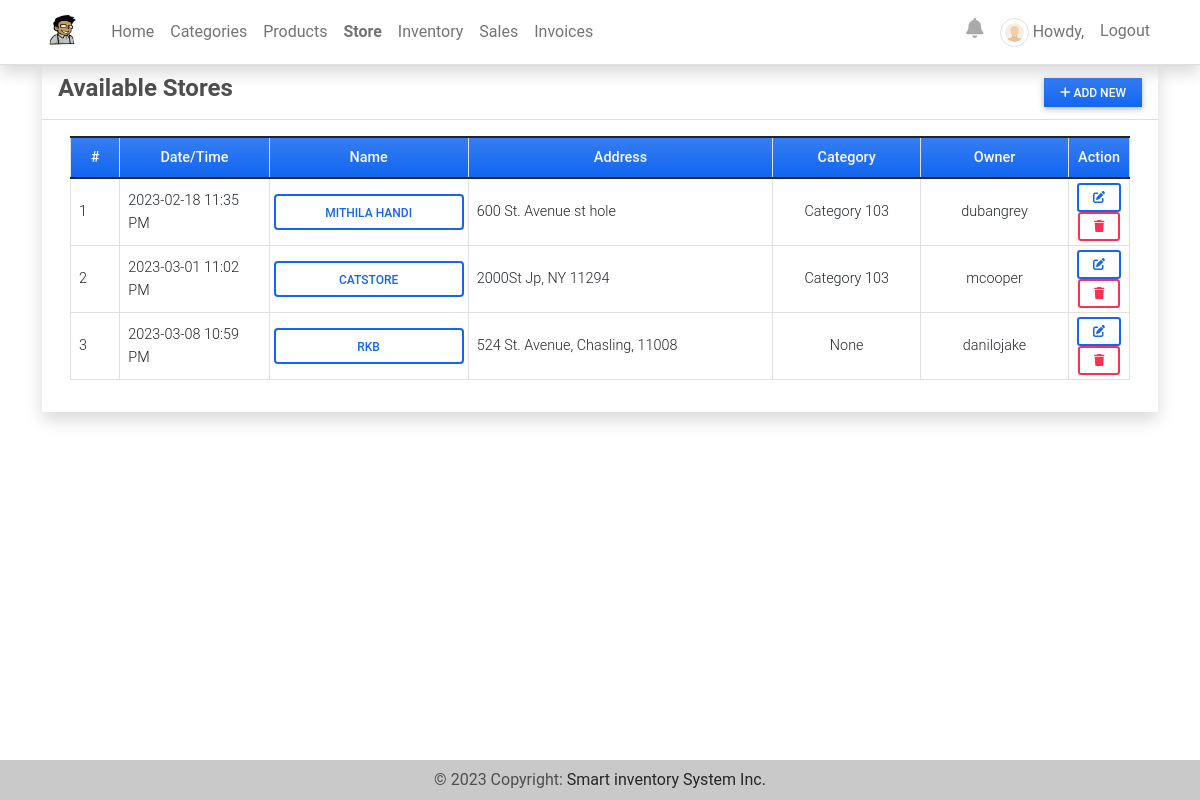
Page /store (signed in) on the earlier database version.
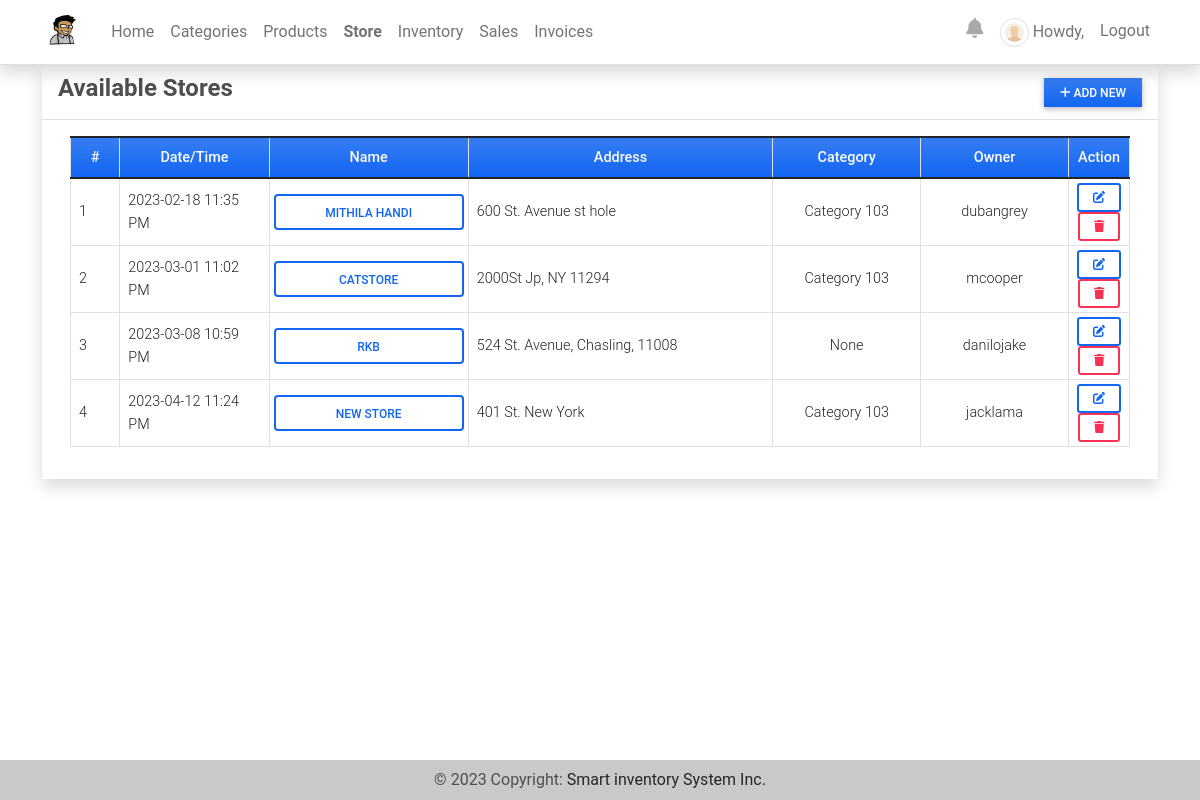
Same page on the later database version.
### imsApp/models.py (models this page shows, shortened)
class Store(models.Model):
    name = models.CharField(max_length=250)
    address = models.TextField()
    category = models.ForeignKey(Category,on_delete=models.SET_NULL, null=True)
    products = models.ManyToManyField(Product, through='StoreProduct')
    date_created = models.DateTimeField(default=timezone.now)
    date_updated = models.DateTimeField(auto_now=True)
    owner = models.OneToOneField(User, default=1,on_delete=models.CASCADE ,blank=True, null=True)

class Category(models.Model):
    name = models.CharField(max_length=250)
    description = models.TextField()
    status = models.CharField(max_length=2, choices=(('1','Active'),('2','Inactive')), default=1)
    date_created = models.DateTimeField(default=timezone.now)
    date_updated = models.DateTimeField(auto_now=True)
    def __str__(self):
        return self.name

### imsApp/views.py (the view)
# urls.py: path('store',views.store_mgt,name='store-page'),
@login_required
def store_mgt(request):
    context['page_title'] = "Store"
    stores = Store.objects.all()
    context['stores'] = stores
    return render(request, 'store_mgt.html', context)

### imsApp/templates/store_mgt.html (shortened to what this page needs)
{% extends 'base.html' %} {% block pageContent %}
<div class="col-lg-12 col-md-12 col-sm-12 col-xs-12">
    <div class="card card-default rounded-0 shadow ">
        <div class="card-header">
            <div class="d-flex w-100 align-items-center justify-content-between">
                <h4 class="card-title fw-bold">Available Stores</h4>
                <div class="tools">
                    <button type="button" class="btn btn-primary rounded-0 bg-gradient btn-sm" id='add_new'><i class="fa fa-plus"></i> Add New</button>
                </div>
            </div>
        </div>
        <div class="card-body">
            <div class="container-fluid">
                <table class="table table-bordered" id="category-list">
                    <colgroup>
                        <col width="5%">
                        <col width="15%">
                        <col width="20%">
                        <col width="30%">
                        <col width="15%">
                        <col width="15%">
                    </colgroup>
                    <thead>
                        <tr class="bg-gradient bg-primary bg-opacity-50 text-light">
                            <th class="px-2 py-2 text-center">#</th>
                            <th class="px-2 py-2 text-center">Date/Time</th>
                            <th class="px-2 py-2 text-center">Name</th>
                            <th class="px-2 py-2 text-center">Address</th>
                            <th class="px-2 py-2 text-center">Category</th>
                            <th class="px-2 py-2 text-center">Owner</th>
                            <th class="px-2 py-2 text-center">Action</th>
                        </tr>
                    </thead>
                    <tbody>
                        {% for store in stores %}
                        <tr>
                            <td class="px-2 py-1 align-middle">{{ forloop.counter }}</td>
                            <td class="px-2 py-1 align-middle">{{ store.date_created|date:"Y-m-d h:i A" }}</td>
                            <td class="px-1 py-1 align-middle"><a class="btn btn-outline-primary w-100" href="{% url 'store-detail' store.id %}">{{ store.name }}</a></td>
                            <td class="px-2 py-1 align-middle">
                                <p class="m-0 text-truncate">{{ store.address }}</p>
                            </td>
                            <td class="px-1 py-1 align-middle text-center">
                                {{ store.category }}
                            </td>
                            <td class="px-1 py-1 align-middle text-center">
                                {{ store.owner }}
                            </td>
                            <td class="px-2 py-1 align-middle text-center">
                                <a class="btn btn-outline-primary btn-sm edit-data" href="javascript:void(0)" data-id="{{ store.pk }}" title="Edit">
                                    <i class="fa fa-edit"></i>
                                </a>
                                <button class="btn btn-outline-danger btn-sm delete-data" type="button" data-id="{{ store.pk }}" title="Delete">
                                    <i class="fa fa-trash"></i>
                                </button>
                            </td>
                        </tr>
                        {% endfor %}
                    </tbody>
                </table>
            </div>
        </div>
    </div>
</div>
{% endblock pageContent %}

### imsApp/templates/base.html (shortened to what this page needs)
{% load static %}
<!DOCTYPE html>
<html lang="en">
<head>
    <link rel="stylesheet" href="{% static 'assets/font-awesome/css/all.min.css' %}">
    <link rel="stylesheet" href="{% static 'assets/bootstrap/css/bootstrap.min.css' %}">
    <link rel="stylesheet" href="{% static 'assets/select2/dist/css/select2.min.css' %}">
    <link rel="stylesheet" href="{% static 'assets/mdb-blogtemplate/css/mdb.min.css' %}" />
    <link rel="stylesheet" href="{% static 'assets/DataTables/datatables.min.css' %}" />
    <link rel="stylesheet" href="{% static 'assets/default/css/style.css' %}">
    <link rel="stylesheet" href="https://cdnjs.cloudflare.com/ajax/libs/viewerjs/1.11.2/viewer.css" />
</head>
<body class="">
    {% block TopNavigation %} {% include "TopNavigation.html" %} {% endblock TopNavigation %}
    <main>
        <div class="container mb-5">
             {% block pageContent %} {% endblock pageContent %}
        </div>
    </main>
    <footer class="bg-light mt-2 text-lg-start">
        <div class="text-center p-3" style="background-color: rgba(0, 0, 0, 0.2);">
            © {% now 'Y' %} Copyright:
            <a class="text-dark" href="." target="_blank">Smart inventory System Inc.</a>
        </div>
    </footer>
</body>
</html>

### imsApp/templates/topNavigation.html (shortened to what this page needs)
{% load static %}
{% load notifications_tags %}
<header>
    <nav class="navbar navbar-expand-lg navbar-light bg-white fixed-top shadow border-bottom">
        <div class="container">
            <a class="navbar-brand" target="_blank" href="{% url 'home-page' %}">
                <img src="{{ MEDIA_URL }}/default/smartInv.jpg" height="16" alt="{{ MEDIA_URL }}" loading="lazy" style="margin-top: -3px;" />
            </a>
            <div class="collapse navbar-collapse" id="navbarExample01">
                <ul class="navbar-nav me-auto mb-2 mb-lg-0" id="topNav">
                    {% if user.id and user.is_superuser %}
                    <li class="nav-item">
                        <a class="nav-link" aria-current="page" href="{% url 'home-page' %}">Home</a>
                    </li>
                    <li class="nav-item">
                        <a class="nav-link" aria-current="page" href="{% url 'category-page' %}">Categories</a>
                    </li>
                    <li class="nav-item">
                        <a class="nav-link" aria-current="page" href="{% url 'product-page' %}">Products</a>
                    </li>
                    <li class="nav-item">
                        <a class="nav-link" aria-current="page" href="{% url 'store-page' %}">Store</a>
                    </li>
                    <li class="nav-item">
                        <a class="nav-link" aria-current="page" href="{% url 'inventory-page' %}">Inventory</a>
                    </li>
                    <li class="nav-item">
                        <a class="nav-link" aria-current="page" href="{% url 'sales-page' %}">Sales</a>
                    </li>
                    <li class="nav-item">
                        <a class="nav-link" aria-current="page" href="{% url 'invoice-page' %}">Invoices</a>
                    </li>
                    {% elif unassigned %}
                    <li class="home">
                        <a class="nav-link" aria-current="page" href="{% url 'home-page' %}">Home</a>
                    </li>
                    {% endif %}
                </ul>
                <ul class="navbar-nav d-flex flex-row">
                    {% if user.id %} {% if user.profile.user_type == 1 %} {% endif %}
                    <li class="nav-item me-3 me-lg-0">
                        <div class="nav-link">
                            <div class="dropdown">
                                <span>
                                    <a href="{% url 'my-notification' %}" style="color:darkgrey"><i class="fa fa-bell" style="font-size:20px"></i></a>
                                </span>
                            </div>
                        </div>
                    </li>
                    <li class="nav-item me-3 me-lg-0">
                        <a class="nav-link" href="{% url 'profile' %}">
                            <span class="me-1"><img src="{{ MEDIA_URL }}/default/default-avatar.png" alt="User Avatar" id="user-avatar" class="img-thumbnail rounded-circle"></span>Howdy, {{ user.first_name }} {{user.last_name}}
                        </a>
                    </li>
                    <li class="nav-item me-3 me-lg-0">
                        <a class="nav-link" href="{% url 'logout' %}">Logout</a>
                    </li>
                    {% endif %}
                </ul>
            </div>
        </div>
    </nav>
</header>

### static/assets/default/css/style.css (style rules this page uses)
html, body { height: 100%; width: 100%; max-height: 100%; overflow: auto; display: flex; flex-direction: column; }
body>header { flex-shrink: auto; }
body>main { flex-shrink: auto; flex-grow: auto; overflow: auto; }
body>footer { flex-shrink: auto; position: absolute; bottom: 0; left: 0; width: calc(100%); }
#user-avatar { width: 1.8rem; height: 1.8rem; object-fit: scale-down; object-position: center center; }
.navbar-brand>img { height: 2em; }
.nav-item.active a.nav-link { font-weight: bolder !important; }

### imsApp/templates/base.html (style rules this page uses)
footer { position: relative; bottom: 0; width: 100%; height: 40px; line-height: 0.5; }

### imsApp/templates/topNavigation.html (style rules this page uses)
.dropdown { position: relative; display: inline-block; }

Differences in the rows shown:
added Store: date_created "2023-04-12 11:24 PM", name "NEW STORE", address "401 St. New York", category "Category 103", owner "jacklama"
